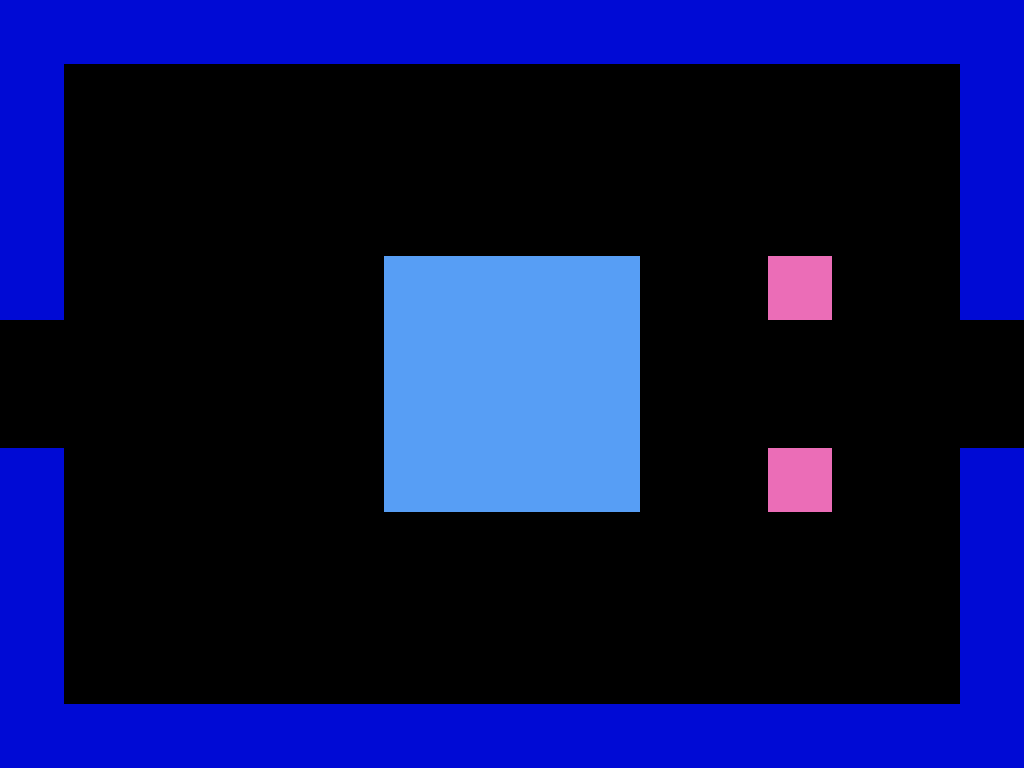

Below is a game level as drawn by its tile map, then a one-line description and the .tmx file that defines it, in full:
An orthogonal 16x12 tile map with 64x64 px tiles, 1 tile layer (env) and 4 objects (2x door, 2x close).

<map version="1.0" tiledversion="1.1.1" orientation="orthogonal" renderorder="left-up" width="16" height="12" tilewidth="64" tileheight="64" infinite="0" nextobjectid="11">
 <tileset firstgid="1" source="map.tsx" />
 <layer name="env" width="16" height="12">
  <data encoding="csv">
1,1,1,1,1,1,1,1,1,1,1,1,1,1,1,1,
1,0,0,0,0,0,0,0,0,0,0,0,0,0,0,1,
1,0,0,0,0,0,0,0,0,0,0,0,0,0,0,1,
1,0,0,0,0,0,0,0,0,0,0,0,0,0,0,1,
1,0,0,0,0,0,2,2,2,2,0,0,15,0,0,1,
7,0,0,0,0,0,2,2,2,2,0,0,0,0,0,7,
7,0,0,0,0,0,2,2,2,2,0,0,0,0,0,7,
1,0,0,0,0,0,2,2,2,2,0,0,15,0,0,1,
1,0,0,0,0,0,0,0,0,0,0,0,0,0,0,1,
1,0,0,0,0,0,0,0,0,0,0,0,0,0,0,1,
1,0,0,0,0,0,0,0,0,0,0,0,0,0,0,1,
1,1,1,1,1,1,1,1,1,1,1,1,1,1,1,1
</data>
 </layer>
 <objectgroup name="door">
  <object id="4" type="door" x="960" y="320" width="64" height="128">
   <properties>
    <property name="isOpen" type="bool" value="true" />
    <property name="next" value="room3" />
   </properties>
  </object>
  <object id="5" type="door" x="0" y="320" width="64" height="128">
   <properties>
    <property name="isOpen" type="bool" value="true" />
    <property name="next" value="room1" />
   </properties>
  </object>
 </objectgroup>
 <objectgroup name="foe">
  <properties>
   <property name="damage" value="2" />
   <property name="hp" value="2" />
  </properties>
  <object id="7" type="close" x="768" y="256" width="64" height="64">
   <properties>
    <property name="damage" type="float" value="2" />
    <property name="hp" type="float" value="2" />
   </properties>
  </object>
  <object id="8" type="close" x="768" y="448" width="64" height="64">
   <properties>
    <property name="damage" type="float" value="2" />
    <property name="hp" type="float" value="2" />
   </properties>
  </object>
 </objectgroup>
</map>
